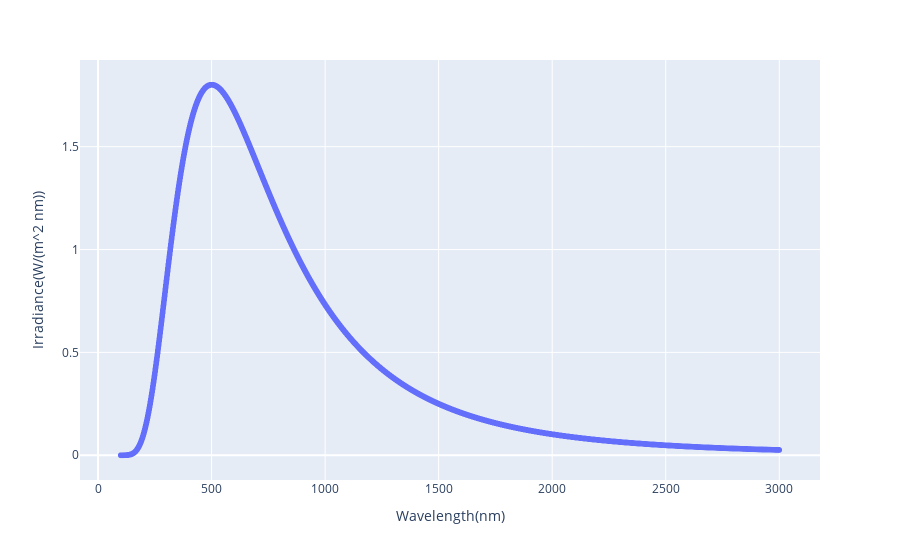

Source (notebook cell):
### Code cell
wavelength = linspace(100, 3000, num = 2900) # in nanometers
irradiance = []

for i in wavelength:
  irradiance.append(irradiance_wavelength(T = 5775, Lambda = i * 10 ** (-9)))

irradiance_wavelength_df = DataFrame({'Wavelength(nm)': wavelength, 'Irradiance(W/(m^2 nm))': irradiance})

scatter(irradiance_wavelength_df, x = "Wavelength(nm)", y = 'Irradiance(W/(m^2 nm))')

### Figure 1 — Plotly figure (JSON) as saved in the notebook; plotly's stock layout.template omitted (floating-point values rounded to 4 significant figures; data arrays with more than 128 entries replaced by an {"elided": "..."} marker saying what was removed)
{"data": [{"hovertemplate": "Wavelength(nm)=%{x}<br>Irradiance(W/(m^2 nm))=%{y}<extra></extra>", "legendgroup": "", "marker": {"color": "#636efa", "symbol": "circle"}, "mode": "markers", "name": "", "showlegend": false, "x": {"elided": "2900 float values"}, "xaxis": "x", "y": {"elided": "2900 float values"}, "yaxis": "y", "type": "scattergl"}], "layout": {"xaxis": {"anchor": "y", "domain": [0.0, 1.0], "title": {"text": "Wavelength(nm)"}}, "yaxis": {"anchor": "x", "domain": [0.0, 1.0], "title": {"text": "Irradiance(W/(m^2 nm))"}}, "legend": {"tracegroupgap": 0}, "margin": {"t": 60}}}
